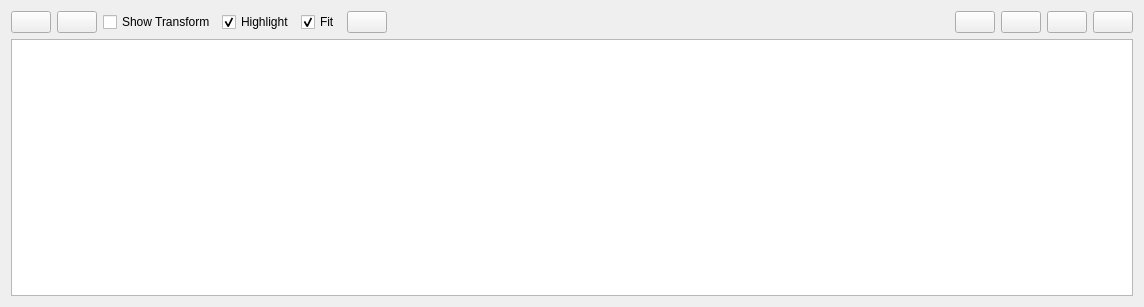
<?xml version="1.0" encoding="UTF-8"?>
<ui version="4.0">
 <class>RosTfTreeWidget</class>
 <widget class="QWidget" name="RosTfTreeWidget">
  <property name="enabled">
   <bool>true</bool>
  </property>
  <property name="geometry">
   <rect>
    <x>0</x>
    <y>0</y>
    <width>1144</width>
    <height>307</height>
   </rect>
  </property>
  <property name="windowTitle">
   <string>TF Tree</string>
  </property>
  <layout class="QVBoxLayout" name="verticalLayout" stretch="0,0">
   <item>
    <layout class="QHBoxLayout" name="horizontalLayout" stretch="0,0,0,0,0,0,0,0,0,0,0,0,0,0,0,0">
     <item>
      <widget class="QPushButton" name="clear_buffer_push_button">
       <property name="toolTip">
        <string>Clear TF Buffer</string>
       </property>
      </widget>
     </item>
     <item>
      <widget class="QPushButton" name="refresh_graph_push_button">
       <property name="toolTip">
        <string>Refresh TF Tree</string>
       </property>
      </widget>
     </item>
     <!-- <item> -->
     <!--  <widget class="QLineEdit" name="filter_line_edit"> -->
     <!--   <property name="toolTip"> -->
     <!--    <string>Comma separated regex patterns / names, leading dash creates exclusion pattern. Example: gazebo, -test.*</string> -->
     <!--   </property> -->
     <!--   <property name="text"> -->
     <!--    <string notr="true"/> -->
     <!--   </property> -->
     <!--  </widget> -->
     <!-- </item> -->
     

     <!-- <item> -->
     <!--  <widget class="QComboBox" name="directions_combo_box"> -->
     <!--   <property name="sizePolicy"> -->
     <!--    <sizepolicy hsizetype="Minimum" vsizetype="Fixed"> -->
     <!--     <horstretch>0</horstretch> -->
     <!--     <verstretch>0</verstretch> -->
     <!--    </sizepolicy> -->
     <!--   </property> -->
     <!--  </widget> -->
     <!-- </item> -->
     <!-- <item> -->
     <!--  <widget class="QCheckBox" name="mark_check_box"> -->
     <!--   <property name="toolTip"> -->
     <!--    <string>Mark Selected</string> -->
     <!--   </property> -->
     <!--   <property name="text"> -->
     <!--    <string>Mark</string> -->
     <!--   </property> -->
     <!--  </widget> -->
     <!-- </item> -->
     <!-- <item> -->
     <!--  <widget class="QCheckBox" name="with_stacks_check_box"> -->
     <!--   <property name="toolTip"> -->
     <!--    <string>Show stacks</string> -->
     <!--   </property> -->
     <!--   <property name="text"> -->
     <!--    <string>Show Stacks</string> -->
     <!--   </property> -->
     <!--  </widget> -->
     <!-- </item> -->
     <!-- <item> -->
     <!--  <widget class="QCheckBox" name="transitives_check_box"> -->
     <!--   <property name="toolTip"> -->
     <!--    <string>Do not show transitive / duplicate dependencies</string> -->
     <!--   </property> -->
     <!--   <property name="text"> -->
     <!--    <string>No Transitive deps</string> -->
     <!--   </property> -->
     <!--  </widget> -->
     <!-- </item> -->
     <!-- <item> -->
     <!--  <widget class="Line" name="line"> -->
     <!--   <property name="orientation"> -->
     <!--    <enum>Qt::Vertical</enum> -->
     <!--   </property> -->
     <!--  </widget> -->
     <!-- </item> -->
    <item>
      <widget class="QCheckBox" name="show_transform_check_box">
       <property name="toolTip">
        <string>Show the translation and rotation for each Transform</string>
       </property>
       <property name="text">
        <string>Show Transform</string>
       </property>
       <property name="checked">
        <bool>false</bool>
       </property>
      </widget>
     </item>
     <item>
      <widget class="QCheckBox" name="highlight_connections_check_box">
       <property name="toolTip">
        <string>Highlight incoming and outgoing connections on mouse over</string>
       </property>
       <property name="text">
        <string>Highlight</string>
       </property>
       <property name="checked">
        <bool>true</bool>
       </property>
      </widget>
     </item>
     <item>
      <widget class="QCheckBox" name="auto_fit_graph_check_box">
       <property name="toolTip">
        <string>Automatically fit graph into view on update</string>
       </property>
       <property name="text">
        <string>Fit</string>
       </property>
       <property name="checked">
        <bool>true</bool>
       </property>
      </widget>
     </item>
     <item>
      <widget class="QPushButton" name="fit_in_view_push_button">
       <property name="toolTip">
        <string>Fit graph in view</string>
       </property>
      </widget>
     </item>
     <item>
      <spacer name="horizontalSpacer">
       <property name="orientation">
        <enum>Qt::Horizontal</enum>
       </property>
       <property name="sizeHint" stdset="0">
        <size>
         <width>40</width>
         <height>20</height>
        </size>
       </property>
      </spacer>
     </item>
     <item>
      <widget class="QPushButton" name="load_dot_push_button">
       <property name="toolTip">
        <string>Load DOT graph from file</string>
       </property>
      </widget>
     </item>
     <item>
      <widget class="QPushButton" name="save_dot_push_button">
       <property name="toolTip">
        <string>Save as DOT graph</string>
       </property>
      </widget>
     </item>
     <item>
      <widget class="QPushButton" name="save_as_svg_push_button">
       <property name="toolTip">
        <string>Save as SVG</string>
       </property>
      </widget>
     </item>
     <item>
      <widget class="QPushButton" name="save_as_image_push_button">
       <property name="toolTip">
        <string>Save as image</string>
       </property>
      </widget>
     </item>
    </layout>
   </item>
   <item>
    <widget class="InteractiveGraphicsView" name="graphics_view">
     <property name="renderHints">
      <set>QPainter::Antialiasing|QPainter::HighQualityAntialiasing|QPainter::SmoothPixmapTransform|QPainter::TextAntialiasing</set>
     </property>
     <property name="resizeAnchor">
      <enum>QGraphicsView::AnchorViewCenter</enum>
     </property>
    </widget>
   </item>
  </layout>
 </widget>
 <customwidgets>
  <customwidget>
   <class>InteractiveGraphicsView</class>
   <extends>QGraphicsView</extends>
   <header>rqt_graph.interactive_graphics_view</header>
  </customwidget>
 </customwidgets>
 <resources/>
 <connections/>
</ui>
